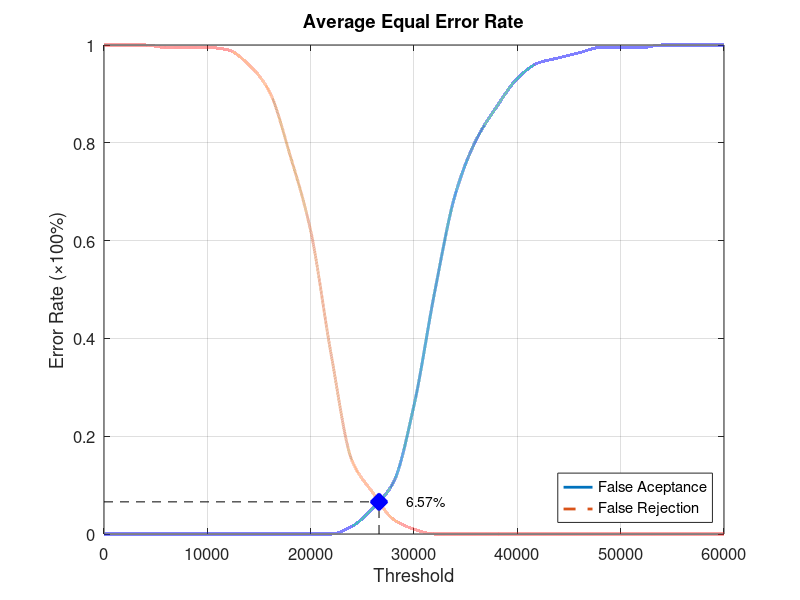
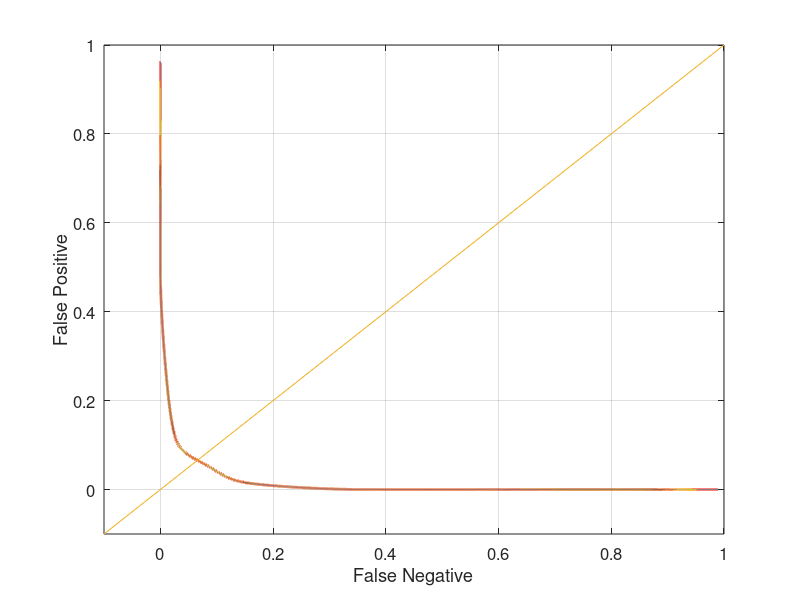

These figures' MATLAB source, in order:
function yEER = Database2_1
close all;
clear;
clc;
x = 0:2000:60000;
xq = 0:0.5:60000;

y0 = [0 0 0 0 0 0 0 0 0 0 0 0 0.0157895 0.0526316 0.105263 0.263158 0.494737 0.694737 0.805263 0.873684 0.931579 0.963158 0.973684 0.984211 0.994737 0.994737 0.994737 1 1 1 1];
yy0 = interp1(x, y0, xq, 'pchip');
y1 = [1 1 1 0.995 0.995 0.995 0.99 0.96 0.905 0.775 0.62 0.365 0.15 0.085 0.03 0.01 0 0 0 0 0 0 0 0 0 0 0 0 0 0 0];
yy1 = interp1(x, y1, xq, 'pchip');

% Calculating EER: 
y2 = abs(y0 - y1);
find(y2 == min(y2))
yy2 = abs(yy0 - yy1);
xEER = find(yy2 == min(yy2));
xEERIndex = xq(xEER) % X-axis EER
yEER = yy0(xEER) % Y-axis EER

main = figure
plot(xq, yy0,'-','LineWidth', 2);	hold on
plot(xq, yy1,'--','LineWidth', 2);	hold on
plot([xEERIndex xEERIndex], [0 yEER], 'k--');	hold on
plot([0 xEERIndex], [yEER yEER], 'k--');	hold on
plot(xEERIndex, yEER, 'bx', 'LineWidth', 10);	hold on
text(xEERIndex + 10 * xEERIndex / 100, yEER, [num2str(round((10000 * yEER)) / 100) '%'])
legend('False Aceptance', 'False Rejection', 'Location', 'SouthEast')
xlabel('Threshold')
ylabel('Error Rate (\times100%)')
title('Average Equal Error Rate')
set(gca, 'FontSize', 12)
axis([0 60000 0 1])
grid on

print(main, 'Database2_1Main', '-dpng');
FNRxFPR = figure('Color', [1 1 1]);
plot(yy1, yy0, '-', yy1, yy0, 'LineWidth', 2);
hold on
y = -0.1:0.1:1
plot(y, y); 
set(gca, 'FontSize', 12)
xlabel('False Negative')
ylabel('False Positive')
axis([-0.1 1 -0.1 1])
set(gca, 'FontSize', 12)
grid on

print(FNRxFPR, 'Database2_1FNRxFPR','-dpng');
end
